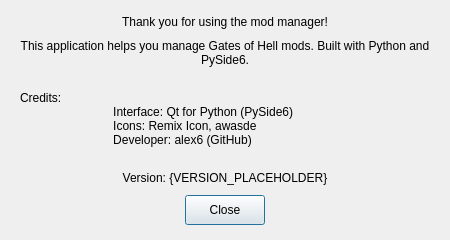
<?xml version="1.0" encoding="UTF-8"?>
<ui version="4.0">
    <class>AboutDialog</class>
    <widget class="QDialog" name="AboutDialog">
        <property name="geometry">
            <rect>
                <x>0</x>
                <y>0</y>
                <width>450</width>
                <height>240</height>
            </rect>
        </property>
        <property name="minimumSize">
            <size>
                <width>450</width>
                <height>240</height>
            </size>
        </property>
        <property name="maximumSize">
            <size>
                <width>450</width>
                <height>240</height>
            </size>
        </property>
        <property name="windowTitle">
            <string>About</string>
        </property>
        <property name="modal">
            <bool>true</bool>
        </property>
        <layout class="QVBoxLayout" name="verticalLayout">
            <property name="spacing">
                <number>10</number>
            </property>
            <property name="leftMargin">
                <number>20</number>
            </property>
            <property name="topMargin">
                <number>15</number>
            </property>
            <property name="rightMargin">
                <number>20</number>
            </property>
            <property name="bottomMargin">
                <number>15</number>
            </property>
            <item>
                <widget class="QLabel" name="thankYouLabel">
                    <property name="text">
                        <string>Thank you for using the mod manager!</string>
                    </property>
                    <property name="alignment">
                        <set>Qt::AlignmentFlag::AlignCenter</set>
                    </property>
                </widget>
            </item>
            <item>
                <widget class="QLabel" name="descriptionLabel">
                    <property name="text">
                        <string>This application helps you manage Gates of Hell mods. Built with Python and PySide6.
                        </string>
                    </property>
                    <property name="alignment">
                        <set>Qt::AlignmentFlag::AlignCenter</set>
                    </property>
                    <property name="wordWrap">
                        <bool>true</bool>
                    </property>
                </widget>
            </item>
            <item>
                <widget class="QLabel" name="creditsLabel">
                    <property name="text">
                        <string>Credits:
                            Interface: Qt for Python (PySide6)
                            Icons: Remix Icon, awasde
                            Developer: alex6 (GitHub)
                        </string>
                    </property>
                    <property name="wordWrap">
                        <bool>true</bool>
                    </property>
                </widget>
            </item>
            <item>
                <widget class="QLabel" name="versionLabel">
                    <property name="text">
                        <string>Version: {VERSION_PLACEHOLDER}</string>
                    </property>
                    <property name="alignment">
                        <set>Qt::AlignmentFlag::AlignCenter</set>
                    </property>
                </widget>
            </item>
            <item>
                <spacer name="verticalSpacer">
                    <property name="orientation">
                        <enum>Qt::Orientation::Vertical</enum>
                    </property>
                    <property name="sizeHint" stdset="0">
                        <size>
                            <width>20</width>
                            <height>40</height>
                        </size>
                    </property>
                </spacer>
            </item>
            <item>
                <layout class="QHBoxLayout" name="buttonLayout">
                    <item>
                        <spacer name="horizontalSpacer">
                            <property name="orientation">
                                <enum>Qt::Orientation::Horizontal</enum>
                            </property>
                            <property name="sizeHint" stdset="0">
                                <size>
                                    <width>40</width>
                                    <height>20</height>
                                </size>
                            </property>
                        </spacer>
                    </item>
                    <item>
                        <widget class="QPushButton" name="closeButton">
                            <property name="minimumSize">
                                <size>
                                    <width>80</width>
                                    <height>30</height>
                                </size>
                            </property>
                            <property name="text">
                                <string>Close</string>
                            </property>
                            <property name="default">
                                <bool>true</bool>
                            </property>
                        </widget>
                    </item>
                    <item>
                        <spacer name="horizontalSpacer_2">
                            <property name="orientation">
                                <enum>Qt::Orientation::Horizontal</enum>
                            </property>
                            <property name="sizeHint" stdset="0">
                                <size>
                                    <width>40</width>
                                    <height>20</height>
                                </size>
                            </property>
                        </spacer>
                    </item>
                </layout>
            </item>
        </layout>
    </widget>
    <resources/>
    <connections>
        <connection>
            <sender>closeButton</sender>
            <signal>clicked()</signal>
            <receiver>AboutDialog</receiver>
            <slot>accept()</slot>
            <hints>
                <hint type="sourcelabel">
                    <x>200</x>
                    <y>180</y>
                </hint>
                <hint type="destinationlabel">
                    <x>200</x>
                    <y>100</y>
                </hint>
            </hints>
        </connection>
    </connections>
</ui>
